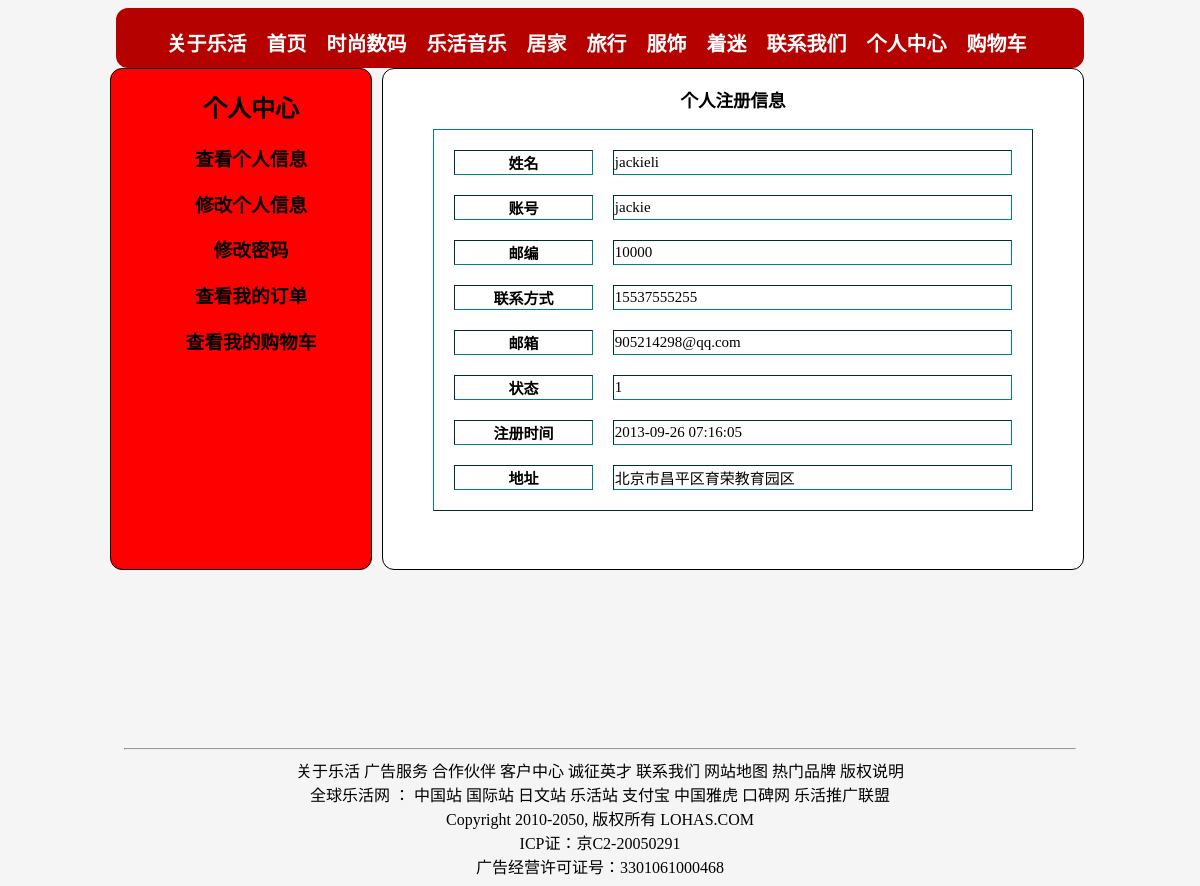
The page /home/seeself.php (signed in) on the database its author committed.
### tables this page shows
CREATE TABLE `users` (
  `id` int(11) NOT NULL auto_increment,
  `username` varchar(32) NOT NULL,
  `name` varchar(16) default NULL,
  `pass` char(32) NOT NULL,
  `sex` tinyint(1) default NULL,
  `address` varchar(255) default NULL,
  `code` char(6) default NULL,
  `phone` varchar(16) default NULL,
  `email` varchar(50) NOT NULL,
  `state` tinyint(1) default '1',
  `addtime` int(11) default NULL,
  PRIMARY KEY  (`id`),
  UNIQUE KEY `username` (`username`)
);

### home/seeself.php (the view, shortened to what this page needs)
<html>
	<head>
	</head>
	<body bgcolor='whitesmoke'>
		<center>
		<div style="width:80%;height:40px;background-color:#B50100;border:10px solid #b50100;border-radius:12px 12px 12px 12px;">
			<ul>
				<li style='float:left;'><a href=""><span style='font-size:20px;font-weight:bolder;line-height:20px;color:white;'>关于乐活</span></a></li>
				<li style='float:left;margin-left:20px;'><a href="index.php"><span style='font-size:20px;font-weight:bolder;line-height:20px;color:white;'>首页</span></a></li>
				<li style='float:left;margin-left:20px;'><a href=""><span style='font-size:20px;font-weight:bolder;line-height:20px;color:white;'>时尚数码</span></a></li>
				<li style='float:left;margin-left:20px;'><a href=""><span style='font-size:20px;font-weight:bolder;line-height:20px;color:white;'>乐活音乐</span></a></li>
				<li style='float:left;margin-left:20px;'><a href=""><span style='font-size:20px;font-weight:bolder;line-height:20px;color:white;'>居家</span></a></li>
				<li style='float:left;margin-left:20px;'><a href="lvlist.php"><span style='font-size:20px;font-weight:bolder;line-height:20px;color:white;'>旅行</span></a></li>
				<li style='float:left;margin-left:20px;'><a href=""><span style='font-size:20px;font-weight:bolder;line-height:20px;color:white;'>服饰</span></a></li>
				<li style='float:left;margin-left:20px;'><a href="list.php"><span style='font-size:20px;font-weight:bolder;line-height:20px;color:white;'>着迷</span></a></li>
				<li style='float:left;margin-left:20px;'><a href=""><span style='font-size:20px;font-weight:bolder;line-height:20px;color:white;'>联系我们</span></a></li><a name='top'>
				<li style='float:left;margin-left:20px;'><a href="selfcenter.php" target="_blank"><span style='font-size:20px;font-weight:bolder;line-height:20px;color:white;'>个人中心</span></a></li><a name='top'>
				<li style='float:left;margin-left:20px;'><a href="showCart.php"><span style='font-size:20px;font-weight:bolder;line-height:20px;color:white;'>购物车</span></a></li><a name='top'>
			</ul>
		</div>
		</center>
		<center>
	<div class='outline'>
		<div class='menu'>
		<ul>
			<li><h2>个人中心</h2></li>
			<li><a href='seeself.php'><h3>查看个人信息</h3></a></li>
			<li><a href='editselfcenter.php'><h3>修改个人信息</h3></a></li>
			<li><a href='editpass.php'><h3>修改密码</h3></a></li>
			<li><a href='showordercenter.php'><h3>查看我的订单</h3></a></li>
			<li><a href='showCart.php'><h3>查看我的购物车</h3></a></li>
		</ul>
		</div>
	<?php
			$link=@mysql_connect(HOST,USER,PASS) or die("数据库连接失败！原因是：".mysql_error());
			$id=$_SESSION['adminuser']['id'];
			if(isset($id)){
			$sql="select * from users where id={$id}";
			$result=mysql_query($sql,$link);
			$row=mysql_fetch_assoc($result);
	?>
		<div class='content'>
		<table width='600' border='1' cellspacing='20'>
			<caption><h3>个人注册信息</h3></caption>
			<tr>
				<th>姓名</th>
				<td><?php echo $row['name'];?></td>
			</tr>
			<tr>
				<th>账号</th>
				<td><?php echo $row['username'];  ?></td>
			</tr>
			<tr>
				<th>邮编</th>
				<td><?php echo $row['code'];  ?></td>
			</tr>
			<tr>
				<th>联系方式</th>
				<td><?php echo $row['phone'];  ?></td>
			</tr>
			<tr>
				<th>邮箱</th>
				<td><?php echo $row['email'];  ?></td>
			</tr>
			<tr>
				<th>状态</th>
				<td><?php echo $row['state'];  ?></td>
			</tr>
			<tr>
				<th>注册时间</th>
				<td><?php echo date('Y-m-d H:i:s',$row['addtime']);  ?></td>
			</tr>
			<tr>
				<th>地址</th>
				<td><?php echo $row['address'];  ?></td>
			</tr>
		</table>
		<?  } ?>
		</div>
	</div>
		</center>
		<br><br><br><br>
		<div class="bottom">
			<hr width="950">
			<div class="fontcolor_blue" align="center">
			<a href="#">关于乐活 广告服务</a>
			<a href="#">合作伙伴</a>
			<a href="#">客户中心</a>
			<a href="#">诚征英才</a>
			<a href="#">联系我们</a>
			<a href="#">网站地图</a>
			<a href="#">热门品牌 版权说明</a>
			</div>
			<div align="center">
			全球乐活网 ：
			<a href="#">中国站</a>
			<a href="#">国际站 日文站 乐活站 支付宝 中国雅虎 口碑网  乐活推广联盟 </a>
			</div>
			<div align="center">Copyright 2010-2050, 版权所有 LOHAS.COM</div>
			<div class="fontcolor_blue" align="center">ICP证：京C2-20050291</div>
			<div align="center">广告经营许可证号：3301061000468</div>
		</div>
	</body>
</html>

### home/seeself.php (style rules this page uses)
body { z-index:0; }
a { text-decoration:none;color:black; }
li { list-style:none; }
table { border-color:teal;font-family:'微软雅黑'; font-weight:1px;font-size:15px;color:black; }
.outline { z-index:2;width:980px;height:600px; }
.menu { width:260px;height:500px;text-align:center; border:1px solid black;float:left;margin-right:10px; background-color:red;border-radius:12px 12px 12px 12px;z-index;2; }
.content { width:700px;height:500px;background-color:white; border:1px solid black; border-radius:12px 12px 12px 12px;float:2;float:left; }
.menu ul { text-align:center;margin-right:20px;] }

### rows shown on the page
users: name "jackieli", username "jackie", code "10000", phone "15537555255", email "905214298@qq.com", state "1", addtime "2013-09-26 07:16:05", address "北京市昌平区育荣教育园区"
